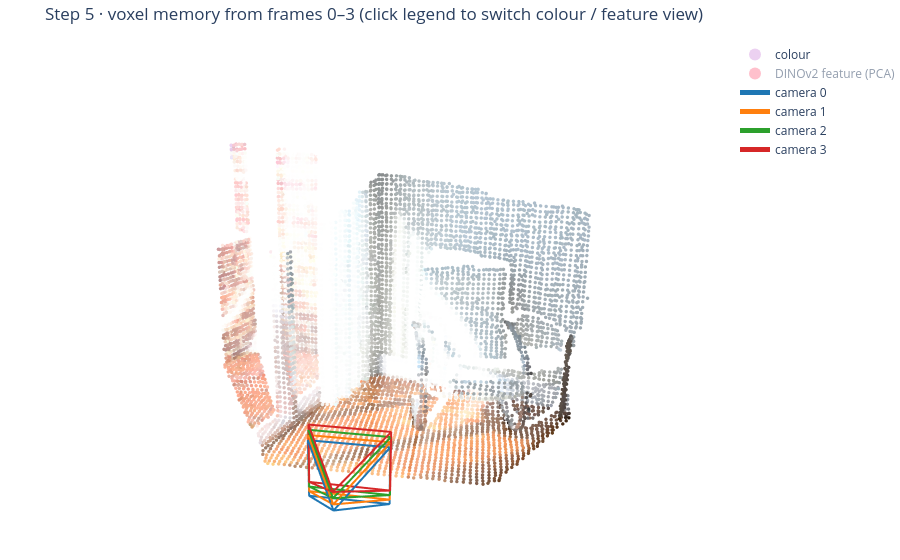

Notebook code for this chart:
### Markdown cell above
## Step 5 · 写入三维记忆（只用时间前缀）

只用第 0–3 帧建记忆；第 4 帧作为“当前观察”留给 Step 6–7，**不写入记忆**，避免读到未来。

每个采样像素：反投影得到三维位置 → 取所在 patch 的特征 → 落入 3 cm 体素 → 同一体素内取平均（静态场景下的普通融合基线）→ 记录哪些帧观察过它（来源证据）。

下面的 3D 图默认按真实颜色显示；**点击图例 “DINOv2 feature (PCA)”** 可切换到特征颜色，和 Step 4 的 2D 颜色一致。

### Code cell
observations = [observe(f, p, stride=SAMPLE_STRIDE) for f, p in zip(frames, patch_features)]
memory = fuse([observations[i] for i in MEMORY_FRAMES], VOXEL_SIZE_M)
frames_per_voxel = memory.seen_by.sum(axis=1)

memory_summary = {
    "frames written": str(MEMORY_FRAMES),
    "samples written": sum(len(observations[i].xyz) for i in MEMORY_FRAMES),
    "voxels (3 cm)": memory.n_voxels,
    "memory size (MB)": round(memory.nbytes / 2**20, 1),
    **{f"voxels seen by {k} frame(s)": int((frames_per_voxel == k).sum()) for k in range(1, len(MEMORY_FRAMES) + 1)},
}
display(pd.Series(memory_summary, name="value").to_frame())

fig = scene_figure(
    [points_trace(memory.xyz, memory.rgb, name="colour"),
     points_trace(memory.xyz, coloring.to_rgb(memory.features), name="DINOv2 feature (PCA)", visible="legendonly"),
     *[frustum_trace(frames[i], FRAME_COLOURS[i]) for i in MEMORY_FRAMES]],
    "Step 5 · voxel memory from frames 0–3 (click legend to switch colour / feature view)")
save_html(fig, OUT / "step5_memory.html")
fig

### Figure 1 — Plotly figure (JSON) as saved in the notebook; plotly's stock layout.template omitted (floating-point values rounded to 4 significant figures; data arrays with more than 128 entries replaced by an {"elided": "..."} marker saying what was removed)
{"data": [{"marker": {"color": {"elided": "8593 str values"}, "size": 2}, "mode": "markers", "name": "colour", "type": "scatter3d", "visible": true, "x": {"elided": "8593 float values"}, "y": {"elided": "8593 float values"}, "z": {"elided": "8593 float values"}}, {"marker": {"color": {"elided": "8593 str values"}, "size": 2}, "mode": "markers", "name": "DINOv2 feature (PCA)", "type": "scatter3d", "visible": "legendonly", "x": {"elided": "8593 float values"}, "y": {"elided": "8593 float values"}, "z": {"elided": "8593 float values"}}, {"line": {"color": "#1f77b4", "width": 4}, "mode": "lines", "name": "camera 0", "type": "scatter3d", "x": [2.0, 1.848, 2.152, 2.0, 2.152, 1.848, 2.0, 1.848, 1.848, 2.152, 2.152], "y": [2.0, 1.886, 1.886, 2.0, 2.114, 2.114, 2.0, 1.886, 2.114, 2.114, 1.886], "z": [-0.3, -0.05, -0.05, -0.3, -0.05, -0.05, -0.3, -0.05, -0.05, -0.05, -0.05]}, {"line": {"color": "#ff7f0e", "width": 4}, "mode": "lines", "name": "camera 1", "type": "scatter3d", "x": [2.0, 1.849, 2.153, 2.0, 2.153, 1.849, 2.0, 1.849, 1.849, 2.153, 2.153], "y": [1.977, 1.866, 1.866, 1.977, 2.094, 2.094, 1.977, 1.866, 2.094, 2.094, 1.866], "z": [-0.3005, -0.04842, -0.04992, -0.3005, -0.05259, -0.05109, -0.3005, -0.04842, -0.05109, -0.05259, -0.04992]}, {"line": {"color": "#2ca02c", "width": 4}, "mode": "lines", "name": "camera 2", "type": "scatter3d", "x": [1.999, 1.85, 2.154, 1.999, 2.154, 1.85, 1.999, 1.85, 1.85, 2.154, 2.154], "y": [1.954, 1.845, 1.845, 1.954, 2.073, 2.073, 1.954, 1.845, 2.073, 2.073, 1.845], "z": [-0.3016, -0.0475, -0.05043, -0.3016, -0.05584, -0.0529, -0.3016, -0.0475, -0.0529, -0.05584, -0.05043]}, {"line": {"color": "#d62728", "width": 4}, "mode": "lines", "name": "camera 3", "type": "scatter3d", "x": [1.999, 1.851, 2.155, 1.999, 2.155, 1.851, 1.999, 1.851, 1.851, 2.155, 2.155], "y": [1.93, 1.825, 1.825, 1.93, 2.053, 2.053, 1.93, 1.825, 2.053, 2.053, 1.825], "z": [-0.3032, -0.04712, -0.05142, -0.3032, -0.05959, -0.05529, -0.3032, -0.04712, -0.05529, -0.05959, -0.05142]}], "layout": {"height": 560, "legend": {"itemsizing": "constant"}, "margin": {"b": 0, "l": 0, "r": 0, "t": 40}, "scene": {"aspectmode": "data", "camera": {"eye": {"x": 0.25, "y": -0.35, "z": -1.35}, "up": {"x": 0, "y": -1, "z": 0}}, "xaxis": {"visible": false}, "yaxis": {"visible": false}, "zaxis": {"visible": false}}, "title": {"text": "Step 5 · voxel memory from frames 0–3 (click legend to switch colour / feature view)"}}}
